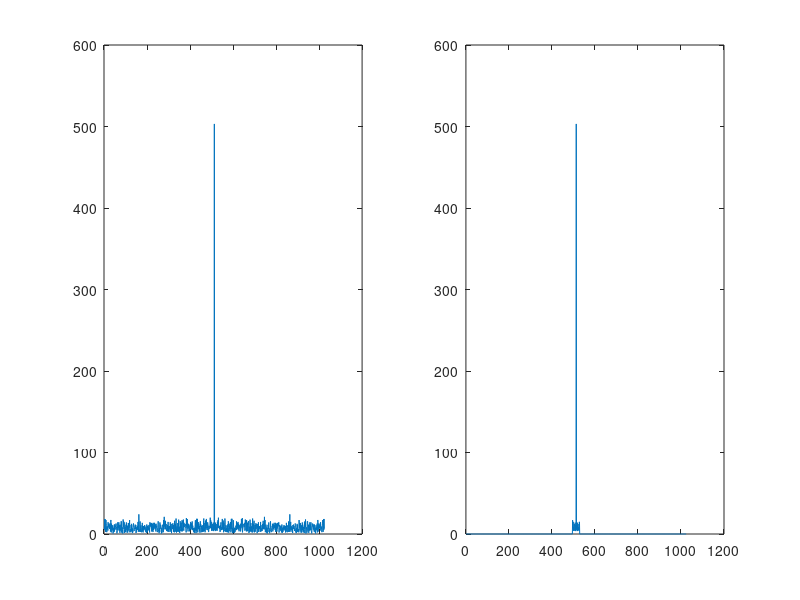
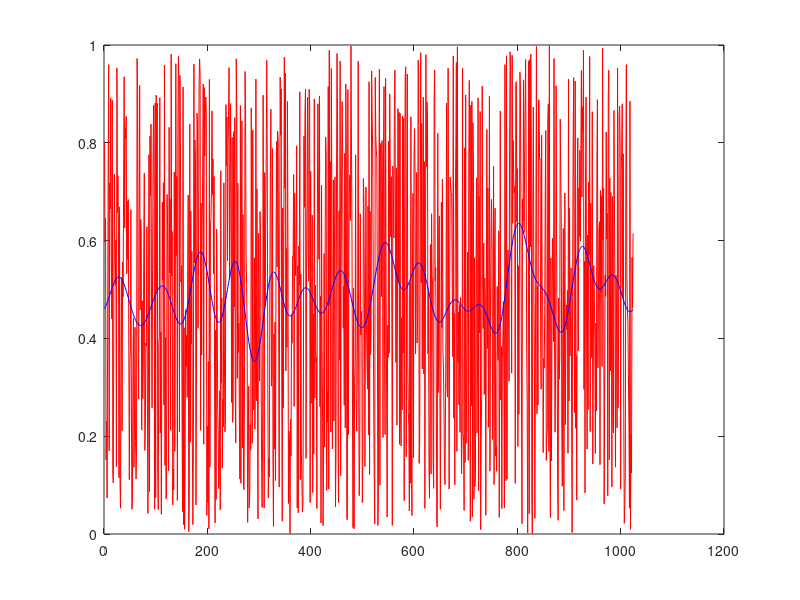

These charts were generated, in order, by the following MATLAB code:
x = rand(1, 1024);

F = fftshift(fft(x));

r = 16;
cutidx = 512+(-r:r);

FC = F;
FC(:) = 0;
FC(cutidx) = F(cutidx);


figure;
subplot(121);
plot(abs(F));
subplot(122);
plot(abs(FC));


y = abs(ifft(ifftshift(FC)));

figure;
plot(x, 'r');
hold on
plot(y, 'b');

% figure;
% subplot(121);
% plot(x);
% subplot(122);
% plot(abs(F));
